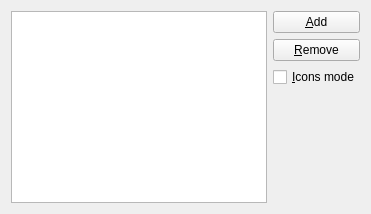
      <widget class="QWidget" name="ex_2">
       <attribute name="title">
        <string>Ex. 2</string>
       </attribute>
       <layout class="QGridLayout" name="gridLayout_3">
        <item row="0" column="0">
         <layout class="QHBoxLayout" name="horizontalLayout">
          <item>
           <widget class="QListView" name="listView">
            <property name="mouseTracking">
             <bool>false</bool>
            </property>
            <property name="acceptDrops">
             <bool>false</bool>
            </property>
            <property name="editTriggers">
             <set>QAbstractItemView::DoubleClicked|QAbstractItemView::EditKeyPressed</set>
            </property>
            <property name="tabKeyNavigation">
             <bool>false</bool>
            </property>
            <property name="dragEnabled">
             <bool>false</bool>
            </property>
            <property name="dragDropOverwriteMode">
             <bool>false</bool>
            </property>
            <property name="dragDropMode">
             <enum>QAbstractItemView::DragDrop</enum>
            </property>
            <property name="defaultDropAction">
             <enum>Qt::MoveAction</enum>
            </property>
            <property name="alternatingRowColors">
             <bool>false</bool>
            </property>
           </widget>
          </item>
          <item>
           <layout class="QVBoxLayout" name="verticalLayout">
            <item>
             <widget class="QPushButton" name="addButton">
              <property name="text">
               <string>&amp;Add</string>
              </property>
             </widget>
            </item>
            <item>
             <widget class="QPushButton" name="removeButton">
              <property name="text">
               <string>&amp;Remove</string>
              </property>
             </widget>
            </item>
            <item>
             <widget class="QCheckBox" name="checkBox">
              <property name="text">
               <string>&amp;Icons mode</string>
              </property>
             </widget>
            </item>
            <item>
             <spacer name="verticalSpacer">
              <property name="orientation">
               <enum>Qt::Vertical</enum>
              </property>
              <property name="sizeHint" stdset="0">
               <size>
                <width>20</width>
                <height>40</height>
               </size>
              </property>
             </spacer>
            </item>
           </layout>
          </item>
         </layout>
        </item>
       </layout>
      </widget>
